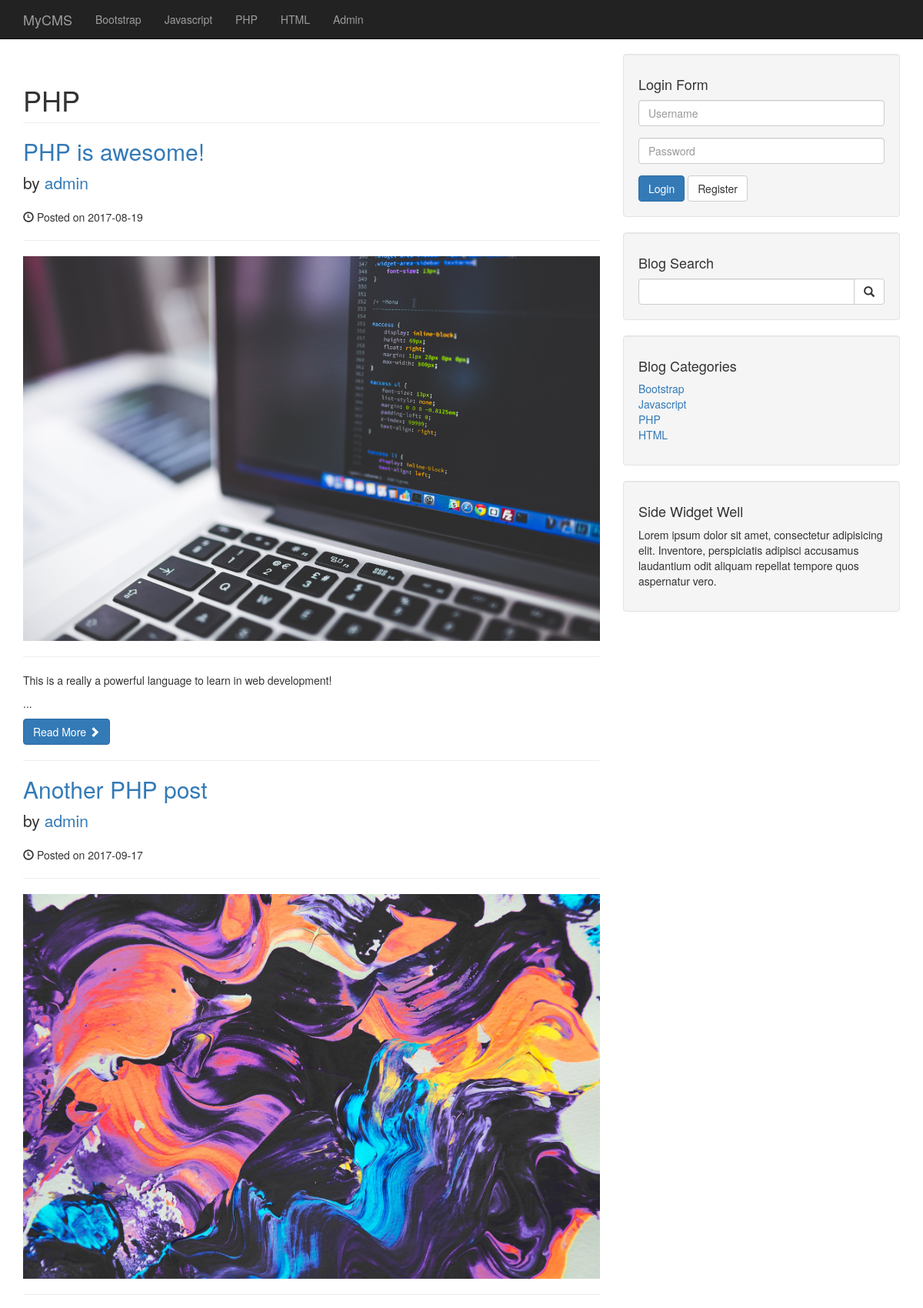
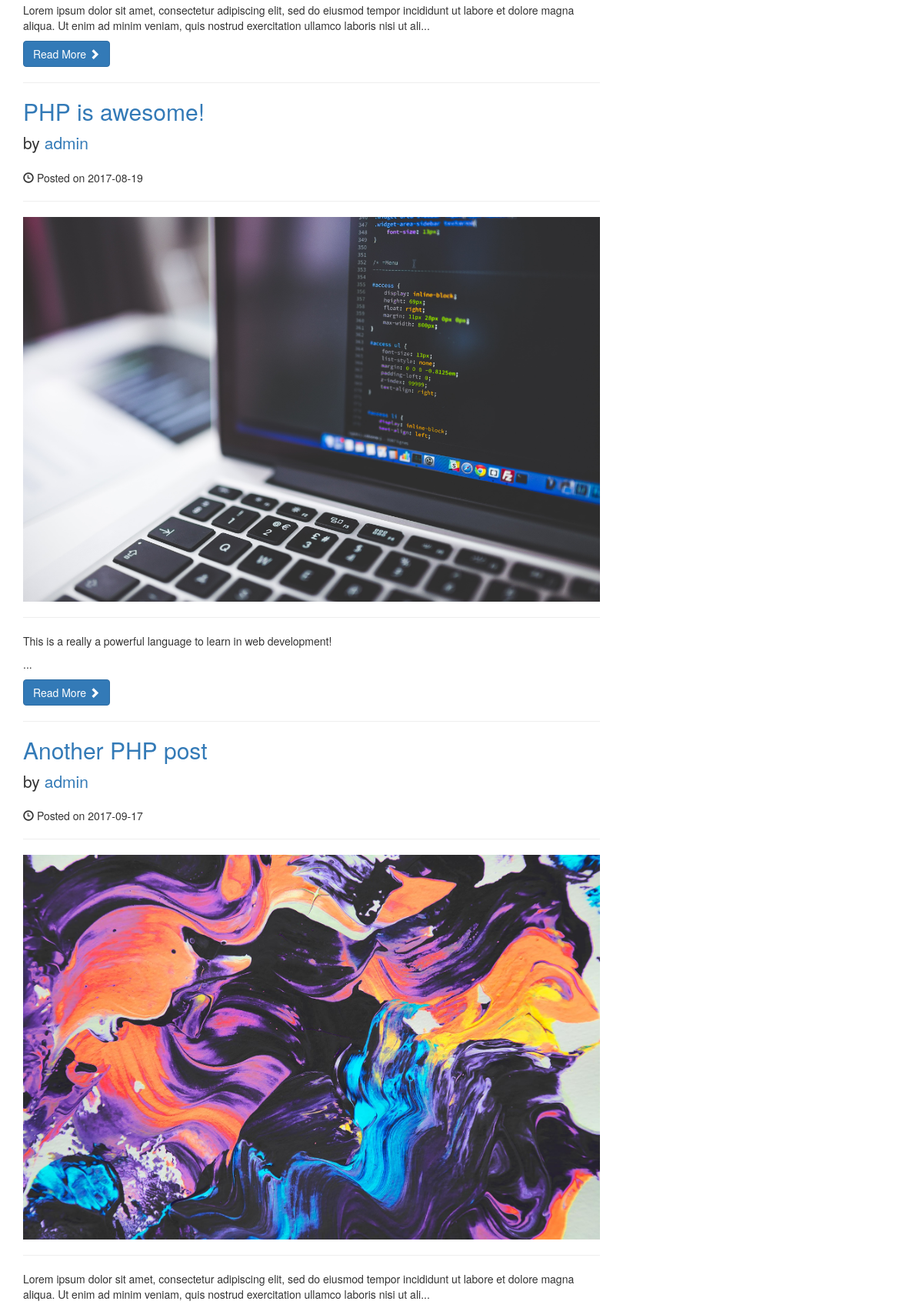
The app's page /category.php?category=3 (upper part) with its own data (2 pictures, top to bottom).
### tables this page shows
CREATE TABLE `tblcategories` (
  `category_id` int(3) NOT NULL,
  `category_title` varchar(255) NOT NULL
);

CREATE TABLE `tblposts` (
  `post_id` int(11) NOT NULL,
  `post_title` varchar(255) NOT NULL,
  `post_author` int(11) NOT NULL,
  `post_date` date NOT NULL,
  `post_image` text NOT NULL,
  `post_content` text NOT NULL,
  `post_tags` varchar(255) NOT NULL,
  `post_comment_count` int(11) NOT NULL,
  `post_status` varchar(255) NOT NULL DEFAULT 'draft',
  `post_views_count` int(11) NOT NULL,
  `category_id` int(11) NOT NULL
);

CREATE TABLE `tblusers` (
  `user_id` int(11) NOT NULL,
  `username` varchar(255) NOT NULL,
  `password` varchar(255) NOT NULL,
  `firstname` varchar(255) NOT NULL,
  `lastname` varchar(255) NOT NULL,
  `email` varchar(255) NOT NULL,
  `image` text NOT NULL,
  `user_role` varchar(255) NOT NULL DEFAULT 'Subscriber'
);

### category.php (the view, shortened to what this page needs)
<?php require_once('includes/header.php'); ?>
    <?php require_once('includes/nav.php'); ?>
    <div class="container">
        <div class="row">
            <div class="col-md-8">
                <?php
                    if(isset($_GET['category'])) {
                        $category_id = clean($_GET['category']);
                    }
                    $category_query = "SELECT category_title FROM tblcategories WHERE category_id = {$category_id}";
                    $category_result = mysqli_query($connection, $category_query);
                    while($row = mysqli_fetch_assoc($category_result)) {
                        $category = $row['category_title'];
                    } ?>
                    <h1 class="page-header">
                        <?php
                            if(mysqli_num_rows($category_result) != NULL) {
                                echo $category;
                            } else {
                                echo "Category not found.";
                            }
                        ?>
                    </h1>
                    <?php
                    $posts_info = array();
                    $query = "SELECT * FROM tblposts JOIN tblusers ON tblusers.user_id = tblposts.post_author WHERE category_id = {$category_id};";
                    $result = mysqli_query($connection, $query);
                    if($result) {
                        while($row = mysqli_fetch_assoc($result)) {
                            $posts_info['post_id'] = $row['post_id'];
                            $posts_info['post_title'] = $row['post_title'];
                            $posts_info['post_author'] = $row['username'];
                            $posts_info['post_date'] = $row['post_date'];
                            $posts_info['post_image'] = $row['post_image'];
                            $posts_info['post_content'] = substr($row['post_content'], 0, 250);
                ?>
                <h2>
                    <a href="post.php?post_id=<?php echo $posts_info['post_id']; ?>"><?php echo $posts_info['post_title']; ?></a>
                </h2>
                <p class="lead">
                    by <a href="author_posts.php?post_author=<?php echo $posts_info['post_author']; ?>"><?php echo $posts_info['post_author']; ?></a>
                </p>
                <p><span class="glyphicon glyphicon-time"></span> Posted on <?php echo $posts_info['post_date']; ?></p>
                <hr>
                <img class="img-responsive" src="images/<?php echo $posts_info['post_image']; ?>" alt="">
                <hr>
                <p><?php echo $posts_info['post_content'] . '...'; ?></p>
                <a class="btn btn-primary" href="post.php?post_id=<?php echo $posts_info['post_id']; ?>">Read More <span class="glyphicon glyphicon-chevron-right"></span></a>
                <hr>
                <?php   }
                    }
                ?>
            </div>
            <?php require_once('includes/sidebar.php') ?>
<?php require_once('includes/footer.php') ?>

### includes/functions.php
<?php require_once('db.php'); ?>
<?php
    function clean($value) {
        global $connection;
        return mysqli_real_escape_string($connection, trim($value));
    }
    function getCategories() {
        global $connection;
        $query = "SELECT * FROM tblcategories;";
        $result = mysqli_query($connection, $query);
        if($result) {
            while($row = mysqli_fetch_assoc($result)) {
                $category_id = $row['category_id'];
                $category_title = $row['category_title'];
                echo "<li><a href='category.php?category={$category_id}'>{$category_title}</a></li>";
            }
        }
    }
?>

### css/blog-home.css (style rules this page uses)
body { padding-top: 70px; }

### records on screen
tblcategories: category_title "Bootstrap"
tblcategories: category_title "Javascript"
tblcategories: category_title "PHP"
tblcategories: category_title "HTML"
tblposts: post_title "PHP is awesome!", tblusers.username "admin", post_date "2017-08-19", post_image (picture), post_content "This is a really a powerful language to learn in web development!"
tblposts: post_title "Another PHP post", tblusers.username "admin", post_date "2017-09-17", post_image (picture), post_content "Lorem ipsum dolor sit amet, consectetur adipiscing elit, sed do eiusmod tempor incididunt ut labore et dolore magna aliqua. Ut enim ad minim veniam, quis nostrud exercitation ullamco laboris nisi ut ali"
tblposts: post_title "PHP is awesome!", tblusers.username "admin", post_date "2017-08-19", post_image (picture), post_content "This is a really a powerful language to learn in web development!"
tblposts: post_title "Another PHP post", tblusers.username "admin", post_date "2017-09-17", post_image (picture), post_content "Lorem ipsum dolor sit amet, consectetur adipiscing elit, sed do eiusmod tempor incididunt ut labore et dolore magna aliqua. Ut enim ad minim veniam, quis nostrud exercitation ullamco laboris nisi ut ali"
